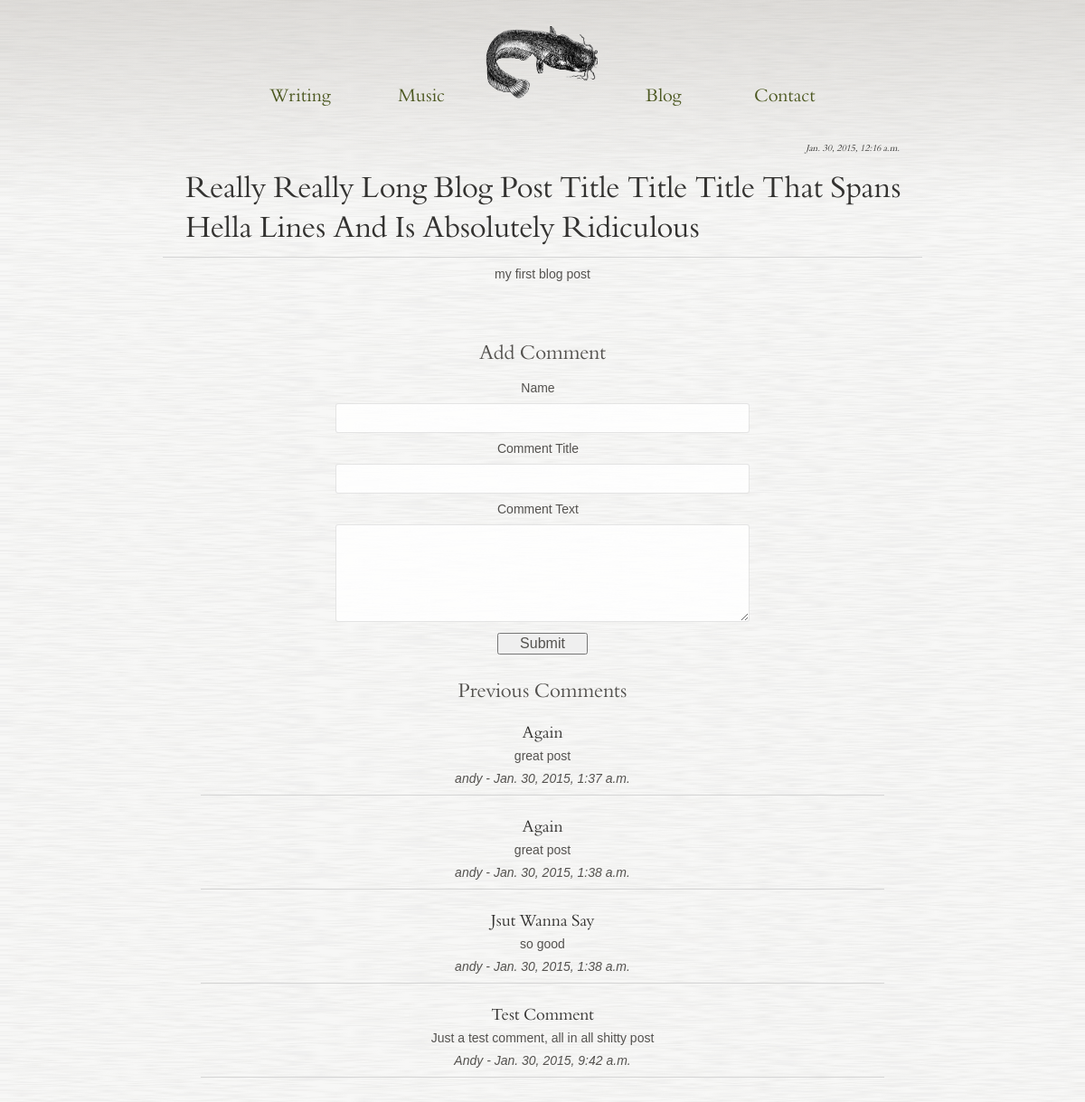
Page /blog/1/ on the committed database.
### blog/models.py (models this page shows, shortened)
class BlogPost(models.Model):
    text = models.TextField()
    post_title = models.CharField(max_length=500, blank=False, default='')
    pub_date = models.DateTimeField('date published', default=timezone.now())

class BlogComment(models.Model):
    blogpost = models.ForeignKey(BlogPost)
    text = models.TextField()
    comment_title = models.CharField(max_length=500, blank=False, default='')
    comment_user = models.CharField(max_length=500, blank=False)
    pub_date = models.DateTimeField('date published', default=timezone.now())

### blog/views.py (the view)
# urls.py: url(r'^(?P<pk>\d+)/$', views.DetailView.as_view(), name='blogpost'),
class DetailView(generic.DetailView):
    model = BlogPost
    template_name = 'blog/blog_post.html'

### blog/templates/blog/blog_post.html (shortened to what this page needs)
{% extends "main/base.html" %}
{% block header %}
<div id="blog_post_header">
<i id="pub_date">{{ blogpost.pub_date }}</i>
<div id="blog_title">{{ blogpost.post_title|title }}</div>
</div>
{% endblock %}
{% block content %}
<div>{{ blogpost.text}}</div><br><br>
<div id="comment_form">
<h3>Add Comment</h3>
<form action="{% url 'blog:addcomment' blogpost.id %}" method="post">
    <div><label for="comment_user">Name</label><input type="text" name="comment_user" id="comment_user"/><br /></div>
    <div><label for="comment_title">Comment Title</label><input type="text" name="comment_title" id="comment_title"/><br /></div>
    <div><label for="comment_text">Comment Text</label><textarea name="comment_text" id="comment_text"></textarea></div>
<input type="submit" value="Submit" />
</form>
</div>
<div id="comments">
<h3>Previous Comments</h3>
{% for comment in blogpost.blogcomment_set.all %}
    <div>
        <h4>{{ comment.comment_title|title}}</h4>
        <p>{{ comment.text }}</p>
        <i>{{ comment.comment_user }} - {{ comment.pub_date }}</i>
    </div>
    <hr>
{% endfor %}
</div>
<br>
{% endblock %}

### main/templates/main/base.html (shortened to what this page needs)
<!DOCTYPE html>
<html lang="en">
<head>
    {% load staticfiles %}
    <link rel="stylesheet" type="text/css" href="{% static 'main/type.css' %}" />
    <link rel="stylesheet" type="text/css" href="{% static 'main/style.css' %}" />
    <link rel="stylesheet" type="text/css" href="{% static 'main/bergamo.css' %}" />
</head>
<body>
    <div>
        {% block sidebar %}
        <div id="menu_bar">
            <br>
            <a class="oraclelink" href="{% url 'main:writing' %}">Writing</a>
            <a class="oraclelink" href="{% url 'main:music' %}">Music</a>
            <a href="{% url 'main:index' %}"><img src="{% static 'main/images/catfish.png' %}" alt="Catfish" height="90" width="130"></a>
            <a class="oraclelink" href="{% url 'blog:index' %}">Blog</a>
            <a class="oraclelink" href="{% url 'main:contact' %}">Contact</a>
        </div>
        {% endblock %}
    </div>
    <h1>{% block header %}Basic Header{% endblock %}</h1>
    <hr>
    <div id="content">
        {% block content %}
        {% endblock %}
    </div>
</body>
</html>

### main/static/main/type.css (style rules this page uses)
body, input { font: normal 14px/22px Helvetica,helvetica,Arial,arial,sans-serif; color: #53514e; text-shadow: 0px 0px 1px rgba(255,255,255,.1); -webkit-font-smoothing: antialiased; }
i#pub_date { font-size: 10px; float: right; margin-right: 25px; }
a { color: #4c5821; }
a:link { text-decoration: none; cursor: auto; }
a.oraclelink { font-size: 20px; font-family: 'BergamoProRegular',georgia,serif; text-decoration: none; width: 130px; height: 25px; display: inline-block; -webkit-transition: all .15s ease-in-out; transition: all .15s ease-in-out; }
#blog_title { float: left; text-align: left; margin-left: 25px; margin-bottom: 10px; }
hr { border: none; height: 1px; width: 70%; color: #D4D4D4; background-color: #D4D4D4; }
h1,h2,h3,h4,h5,h6 { font-family: 'BergamoProRegular',georgia,serif; font-weight: normal; line-height: 22px; margin-bottom: 16px; }
p, ul, ol, pre { margin-bottom: 3px; margin-top: 3px; }
h1, h1 a { font-size: 33px; color: #333230; line-height: 44px; }
h3 { font-size: 22px; text-align: center; }
h4 { font-size: 18px; color: #333230; margin-bottom: 0; }
label { display: block; margin-right:10px; }
input[type=text], input[type=email], input[type=url], textarea { margin: 6px 0; width: 450px; border: 1px solid rgba(0,0,0,.1); height: 25px; background: rgba(255,255,255,.8); font-size: 14px; line-height: 30px; padding: 3px; border-radius: 3px; -moz-border-radius: 3px; -webkit-border-radius: 3px; }
input[type=submit] { width: 100px; font-size: 16px; }
textarea { height: 100px; width: 450px; font-size: 14px; line-height: 22px; }

### main/static/main/style.css (style rules this page uses)
html { background: #d0cec9; filter: progid:DXImageTransform.Microsoft.gradient(startColorstr='#dedcd9', endColorstr='#f7f7f6'); background: -webkit-gradient(linear, left top, left bottom, color-stop(0, rgb(222,220,217)), color-stop(0.18, rgb(247,247,246)), color-stop(1.0, rgb(247,247,246))); background: -moz-linear-gradient(top, #dedcd9 0px, #f7f7f6 400px, #f7f7f6 100%); text-align:center; text-rendering: optimizeLegibility; padding: 0; height: 100%; margin: 0; background-repeat: no-repeat; background-attachment: fixed; }
body { background: url("images/noise.png"); background-size: 100% 6%; background-repeat: repeat; margin: 0; padding: 0; min-height: 100%; width: 100%; height: auto; position: absolute; top: 0; left: 0; }
div#comment_form { padding-bottom: 22px; width: 100%; height: 220px; }
div#comments { padding-top: 110px; padding-bottom: 22px; width: 90%; margin: auto; }
div#menu_bar { height: auto; align-content: center; }
div#blog_post_header { width: 70%; margin-left: auto; margin-right: auto; min-height: 50px; text-align: left; }

### rows in the picture
BlogPost: pub_date "Jan. 30, 2015, 12:16 a.m.", post_title "Really Really Long Blog Post Title Title Title That Spans Hella Lines And Is Absolutely Ridiculous", text "my first blog post"
BlogComment: comment_title "Again", text "great post", comment_user "andy", pub_date "Jan. 30, 2015, 1:37 a.m."
BlogComment: comment_title "Again", text "great post", comment_user "andy", pub_date "Jan. 30, 2015, 1:38 a.m."
BlogComment: comment_title "Jsut Wanna Say", text "so good", comment_user "andy", pub_date "Jan. 30, 2015, 1:38 a.m."
BlogComment: comment_title "Test Comment", text "Just a test comment, all in all shitty post", comment_user "Andy", pub_date "Jan. 30, 2015, 9:42 a.m."
